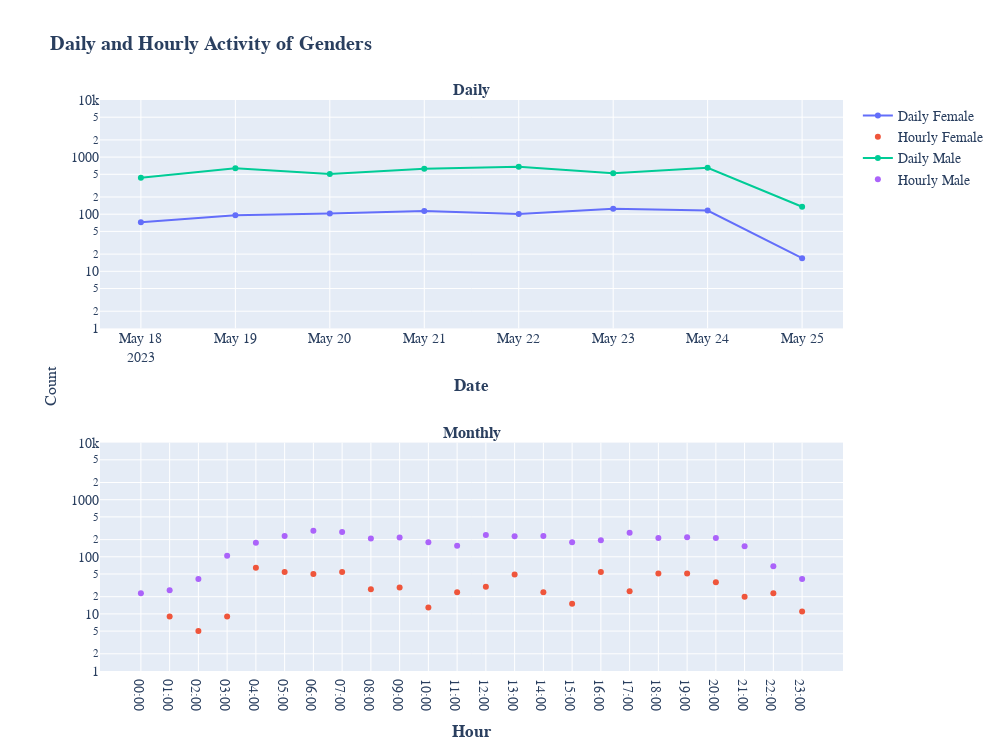

Here is the notebook cell this chart was saved with:
### Markdown cell above
### Activity

### Code cell
daily_hourly_activity_feature_bar_distribution(
    df_ = df, feature_ = 'gender', yrange = [0, 4],
    subplot_titles_ = ['<b>Daily<b>', '<b>Monthly<b>'],
    title_ = '<b>Daily and Hourly Activity of Genders<b>',
    height_ = 750, width_ = 1000
    )

### Figure 1 — Plotly figure (JSON) as saved in the notebook; plotly's stock layout.template omitted (floating-point values rounded to 4 significant figures)
{"data": [{"mode": "lines+markers+text", "name": "Daily Female", "type": "scatter", "x": ["2023-05-18", "2023-05-19", "2023-05-20", "2023-05-21", "2023-05-22", "2023-05-23", "2023-05-24", "2023-05-25"], "xaxis": "x", "y": [72, 96, 103, 114, 101, 124, 116, 17], "yaxis": "y"}, {"mode": "markers+text", "name": "Hourly Female", "type": "scatter", "x": ["00:00", "01:00", "02:00", "03:00", "04:00", "05:00", "06:00", "07:00", "08:00", "09:00", "10:00", "11:00", "12:00", "13:00", "14:00", "15:00", "16:00", "17:00", "18:00", "19:00", "20:00", "21:00", "22:00", "23:00"], "xaxis": "x2", "y": [0, 9, 5, 9, 64, 54, 50, 54, 27, 29, 13, 24, 30, 49, 24, 15, 54, 25, 51, 51, 36, 20, 23, 11], "yaxis": "y2"}, {"mode": "lines+markers+text", "name": "Daily Male", "type": "scatter", "x": ["2023-05-18", "2023-05-19", "2023-05-20", "2023-05-21", "2023-05-22", "2023-05-23", "2023-05-24", "2023-05-25"], "xaxis": "x", "y": [435, 635, 504, 622, 677, 521, 652, 135], "yaxis": "y"}, {"mode": "markers+text", "name": "Hourly Male", "type": "scatter", "x": ["00:00", "01:00", "02:00", "03:00", "04:00", "05:00", "06:00", "07:00", "08:00", "09:00", "10:00", "11:00", "12:00", "13:00", "14:00", "15:00", "16:00", "17:00", "18:00", "19:00", "20:00", "21:00", "22:00", "23:00"], "xaxis": "x2", "y": [23, 26, 41, 104, 176, 232, 285, 272, 210, 217, 179, 156, 240, 228, 232, 179, 194, 263, 213, 219, 214, 153, 68, 41], "yaxis": "y2"}], "layout": {"annotations": [{"font": {"size": 16}, "showarrow": false, "text": "<b>Daily<b>", "x": 0.5, "xanchor": "center", "xref": "paper", "y": 1, "yanchor": "bottom", "yref": "paper"}, {"font": {"size": 16}, "showarrow": false, "text": "<b>Monthly<b>", "x": 0.5, "xanchor": "center", "xref": "paper", "y": 0.4, "yanchor": "bottom", "yref": "paper"}, {"font": {"size": 16}, "showarrow": false, "text": "Count", "textangle": -90, "x": 0, "xanchor": "right", "xref": "paper", "xshift": -40, "y": 0.5, "yanchor": "middle", "yref": "paper"}], "font": {"family": "Courier New, monospace", "size": 14}, "height": 750, "margin": {"b": 50, "l": 100, "pad": 0, "r": 50, "t": 100}, "title": {"text": "<b>Daily and Hourly Activity of Genders<b>"}, "width": 1000, "xaxis": {"anchor": "y", "domain": [0, 1], "tickfont": {"size": 14}, "title": {"text": "<b>Date<b>"}}, "xaxis2": {"anchor": "y2", "domain": [0, 1], "tickfont": {"size": 14}, "title": {"text": "<b>Hour<b>"}}, "yaxis": {"anchor": "x", "domain": [0.6, 1], "range": [0, 4], "type": "log"}, "yaxis2": {"anchor": "x2", "domain": [0, 0.4], "range": [0, 4], "type": "log"}}}
